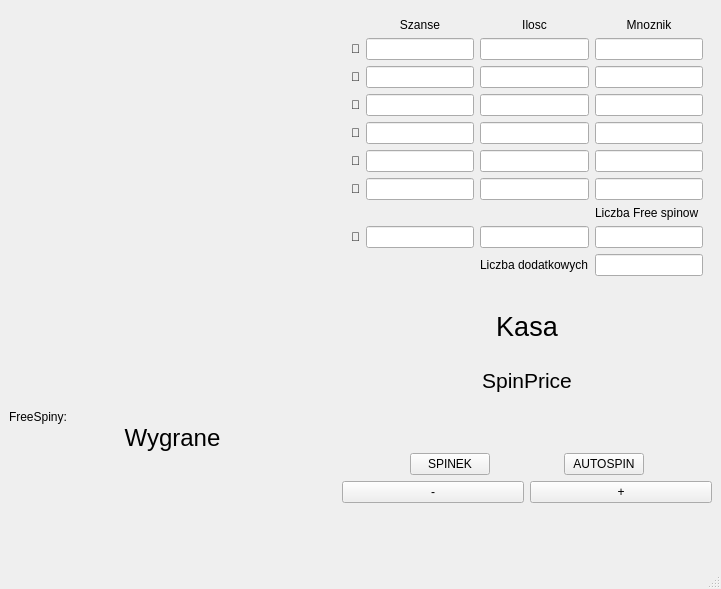
<?xml version="1.0" encoding="UTF-8"?>
<ui version="4.0">
 <class>OknoGra1</class>
 <widget class="QMainWindow" name="OknoGra1">
  <property name="geometry">
   <rect>
    <x>0</x>
    <y>0</y>
    <width>721</width>
    <height>589</height>
   </rect>
  </property>
  <property name="windowTitle">
   <string>MainWindow</string>
  </property>
  <property name="SizePolicy" stdset="0">
   <sizepolicy hsizetype="Expanding" vsizetype="Expanding">
    <horstretch>0</horstretch>
    <verstretch>0</verstretch>
   </sizepolicy>
  </property>
  <widget class="QWidget" name="centralwidget">
   <property name="enabled">
    <bool>true</bool>
   </property>
   <property name="SizePolicy" stdset="0">
    <sizepolicy hsizetype="Expanding" vsizetype="Expanding">
     <horstretch>0</horstretch>
     <verstretch>0</verstretch>
    </sizepolicy>
   </property>
   <layout class="QGridLayout" name="gridLayout">
    <item row="10" column="3" rowspan="4" colspan="2">
     <layout class="QVBoxLayout" name="verticalLayout">
      <item>
       <layout class="QGridLayout" name="gridLayout_3">
        <item row="2" column="0">
         <layout class="QHBoxLayout" name="horizontalLayout_2">
          <item>
           <widget class="QPushButton" name="minusButton">
            <property name="text">
             <string>-</string>
            </property>
           </widget>
          </item>
          <item>
           <widget class="QPushButton" name="plusButton">
            <property name="text">
             <string>+</string>
            </property>
           </widget>
          </item>
         </layout>
        </item>
        <item row="1" column="0">
         <layout class="QHBoxLayout" name="horizontalLayout">
          <item>
           <spacer name="horizontalSpacer_3">
            <property name="orientation">
             <enum>Qt::Orientation::Horizontal</enum>
            </property>
            <property name="sizeHint" stdset="0">
             <size>
              <width>40</width>
              <height>20</height>
             </size>
            </property>
           </spacer>
          </item>
          <item>
           <widget class="QPushButton" name="SPINPRZYCISK">
            <property name="text">
             <string>SPINEK</string>
            </property>
           </widget>
          </item>
          <item>
           <spacer name="horizontalSpacer_7">
            <property name="orientation">
             <enum>Qt::Orientation::Horizontal</enum>
            </property>
            <property name="sizeHint" stdset="0">
             <size>
              <width>40</width>
              <height>20</height>
             </size>
            </property>
           </spacer>
          </item>
          <item>
           <widget class="QPushButton" name="AUTOSPINPRZYCISK">
            <property name="text">
             <string>AUTOSPIN</string>
            </property>
           </widget>
          </item>
          <item>
           <spacer name="horizontalSpacer_6">
            <property name="orientation">
             <enum>Qt::Orientation::Horizontal</enum>
            </property>
            <property name="sizeHint" stdset="0">
             <size>
              <width>40</width>
              <height>20</height>
             </size>
            </property>
           </spacer>
          </item>
         </layout>
        </item>
       </layout>
      </item>
     </layout>
    </item>
    <item row="10" column="1" rowspan="2">
     <widget class="QLabel" name="infoLabel">
      <property name="font">
       <font>
        <pointsize>18</pointsize>
       </font>
      </property>
      <property name="layoutDirection">
       <enum>Qt::LayoutDirection::LeftToRight</enum>
      </property>
      <property name="frameShape">
       <enum>QFrame::Shape::NoFrame</enum>
      </property>
      <property name="lineWidth">
       <number>1</number>
      </property>
      <property name="text">
       <string>Wygrane</string>
      </property>
      <property name="scaledContents">
       <bool>false</bool>
      </property>
      <property name="alignment">
       <set>Qt::AlignmentFlag::AlignCenter</set>
      </property>
     </widget>
    </item>
    <item row="0" column="3" rowspan="2" colspan="2">
     <widget class="QWidget" name="widget" native="true">
      <layout class="QGridLayout" name="gridLayout_2">
       <item row="0" column="3">
        <widget class="QLabel" name="label_3">
         <property name="text">
          <string>Mnoznik</string>
         </property>
         <property name="alignment">
          <set>Qt::AlignmentFlag::AlignCenter</set>
         </property>
        </widget>
       </item>
       <item row="1" column="1">
        <widget class="QLineEdit" name="JapkoEdit"/>
       </item>
       <item row="6" column="0">
        <widget class="QLabel" name="ObrazekKiwi">
         <property name="text">
          <string>🥝</string>
         </property>
        </widget>
       </item>
       <item row="2" column="0">
        <widget class="QLabel" name="ObrazekBanan">
         <property name="text">
          <string>🍌</string>
         </property>
        </widget>
       </item>
       <item row="4" column="3">
        <widget class="QLineEdit" name="kwotaWygranejLineEdit_Wisnia"/>
       </item>
       <item row="0" column="1">
        <widget class="QLabel" name="label">
         <property name="text">
          <string>Szanse</string>
         </property>
         <property name="alignment">
          <set>Qt::AlignmentFlag::AlignCenter</set>
         </property>
        </widget>
       </item>
       <item row="4" column="1">
        <widget class="QLineEdit" name="WisniaEdit"/>
       </item>
       <item row="8" column="2">
        <widget class="QLineEdit" name="liczbaSymboliLineEdit_Bonus"/>
       </item>
       <item row="4" column="2">
        <widget class="QLineEdit" name="liczbaSymboliLineEdit_Wisnia"/>
       </item>
       <item row="5" column="2">
        <widget class="QLineEdit" name="liczbaSymboliLineEdit_Ananas"/>
       </item>
       <item row="8" column="1">
        <widget class="QLineEdit" name="BonusEdit"/>
       </item>
       <item row="3" column="2">
        <widget class="QLineEdit" name="liczbaSymboliLineEdit_Winogronko"/>
       </item>
       <item row="6" column="3">
        <widget class="QLineEdit" name="kwotaWygranejLineEdit_Kiwi"/>
       </item>
       <item row="8" column="3">
        <widget class="QLineEdit" name="liczbaFreeSpinowLineEdit"/>
       </item>
       <item row="5" column="1">
        <widget class="QLineEdit" name="AnanasEdit"/>
       </item>
       <item row="1" column="3">
        <widget class="QLineEdit" name="kwotaWygranejLineEdit_Japko"/>
       </item>
       <item row="8" column="0">
        <widget class="QLabel" name="ObrazekBonus">
         <property name="text">
          <string>🎁</string>
         </property>
        </widget>
       </item>
       <item row="2" column="3">
        <widget class="QLineEdit" name="kwotaWygranejLineEdit_Banan"/>
       </item>
       <item row="1" column="2">
        <widget class="QLineEdit" name="liczbaSymboliLineEdit_Japko"/>
       </item>
       <item row="3" column="0">
        <widget class="QLabel" name="ObrazekWinogrono">
         <property name="text">
          <string>🍇</string>
         </property>
        </widget>
       </item>
       <item row="5" column="0">
        <widget class="QLabel" name="ObrazekAnanas">
         <property name="text">
          <string>🍍</string>
         </property>
        </widget>
       </item>
       <item row="3" column="3">
        <widget class="QLineEdit" name="kwotaWygranejLineEdit_Winogronko"/>
       </item>
       <item row="9" column="3">
        <widget class="QLineEdit" name="liczbaDodatkowychSpinowLineEdit"/>
       </item>
       <item row="3" column="1">
        <widget class="QLineEdit" name="WinogronkoEdit"/>
       </item>
       <item row="1" column="0">
        <widget class="QLabel" name="ObrazekJapko">
         <property name="text">
          <string>🍎</string>
         </property>
        </widget>
       </item>
       <item row="6" column="1">
        <widget class="QLineEdit" name="KiwiEdit"/>
       </item>
       <item row="2" column="1">
        <widget class="QLineEdit" name="BananEdit"/>
       </item>
       <item row="2" column="2">
        <widget class="QLineEdit" name="liczbaSymboliLineEdit_Banan"/>
       </item>
       <item row="0" column="2">
        <widget class="QLabel" name="label_2">
         <property name="text">
          <string>Ilosc</string>
         </property>
         <property name="alignment">
          <set>Qt::AlignmentFlag::AlignCenter</set>
         </property>
        </widget>
       </item>
       <item row="6" column="2">
        <widget class="QLineEdit" name="liczbaSymboliLineEdit_Kiwi"/>
       </item>
       <item row="5" column="3">
        <widget class="QLineEdit" name="kwotaWygranejLineEdit_Ananas"/>
       </item>
       <item row="4" column="0">
        <widget class="QLabel" name="ObrazekWisnia">
         <property name="text">
          <string>🍒</string>
         </property>
        </widget>
       </item>
       <item row="7" column="3">
        <widget class="QLabel" name="LiczbaFreeSpinowTekst">
         <property name="text">
          <string>Liczba Free spinow</string>
         </property>
        </widget>
       </item>
       <item row="9" column="2">
        <widget class="QLabel" name="label_4">
         <property name="text">
          <string>Liczba dodatkowych</string>
         </property>
        </widget>
       </item>
      </layout>
     </widget>
    </item>
    <item row="0" column="0" rowspan="4" colspan="3">
     <layout class="QGridLayout" name="maszyna"/>
    </item>
    <item row="2" column="3" rowspan="2" colspan="2">
     <layout class="QGridLayout" name="gridLayout_6">
      <item row="2" column="0">
       <spacer name="horizontalSpacer">
        <property name="orientation">
         <enum>Qt::Orientation::Horizontal</enum>
        </property>
        <property name="sizeHint" stdset="0">
         <size>
          <width>40</width>
          <height>20</height>
         </size>
        </property>
       </spacer>
      </item>
      <item row="1" column="1">
       <spacer name="horizontalSpacer_4">
        <property name="orientation">
         <enum>Qt::Orientation::Horizontal</enum>
        </property>
        <property name="sizeHint" stdset="0">
         <size>
          <width>40</width>
          <height>20</height>
         </size>
        </property>
       </spacer>
      </item>
      <item row="2" column="1">
       <widget class="QLabel" name="saldoLabel">
        <property name="font">
         <font>
          <pointsize>20</pointsize>
         </font>
        </property>
        <property name="frameShape">
         <enum>QFrame::Shape::NoFrame</enum>
        </property>
        <property name="text">
         <string>Kasa</string>
        </property>
        <property name="alignment">
         <set>Qt::AlignmentFlag::AlignCenter</set>
        </property>
       </widget>
      </item>
      <item row="2" column="2">
       <spacer name="horizontalSpacer_5">
        <property name="orientation">
         <enum>Qt::Orientation::Horizontal</enum>
        </property>
        <property name="sizeHint" stdset="0">
         <size>
          <width>40</width>
          <height>20</height>
         </size>
        </property>
       </spacer>
      </item>
      <item row="3" column="1">
       <spacer name="horizontalSpacer_2">
        <property name="orientation">
         <enum>Qt::Orientation::Horizontal</enum>
        </property>
        <property name="sizeHint" stdset="0">
         <size>
          <width>40</width>
          <height>20</height>
         </size>
        </property>
       </spacer>
      </item>
      <item row="4" column="1">
       <widget class="QLabel" name="StawkaLabel">
        <property name="font">
         <font>
          <pointsize>16</pointsize>
         </font>
        </property>
        <property name="acceptDrops">
         <bool>false</bool>
        </property>
        <property name="layoutDirection">
         <enum>Qt::LayoutDirection::LeftToRight</enum>
        </property>
        <property name="frameShape">
         <enum>QFrame::Shape::NoFrame</enum>
        </property>
        <property name="frameShadow">
         <enum>QFrame::Shadow::Plain</enum>
        </property>
        <property name="text">
         <string>SpinPrice</string>
        </property>
        <property name="alignment">
         <set>Qt::AlignmentFlag::AlignCenter</set>
        </property>
       </widget>
      </item>
     </layout>
    </item>
    <item row="10" column="0">
     <widget class="QLabel" name="liczbaFreeSpinow">
      <property name="text">
       <string>FreeSpiny: </string>
      </property>
     </widget>
    </item>
   </layout>
  </widget>
  <widget class="QMenuBar" name="menubar">
   <property name="geometry">
    <rect>
     <x>0</x>
     <y>0</y>
     <width>721</width>
     <height>17</height>
    </rect>
   </property>
  </widget>
  <widget class="QStatusBar" name="statusbar"/>
 </widget>
 <resources/>
 <connections/>
</ui>
